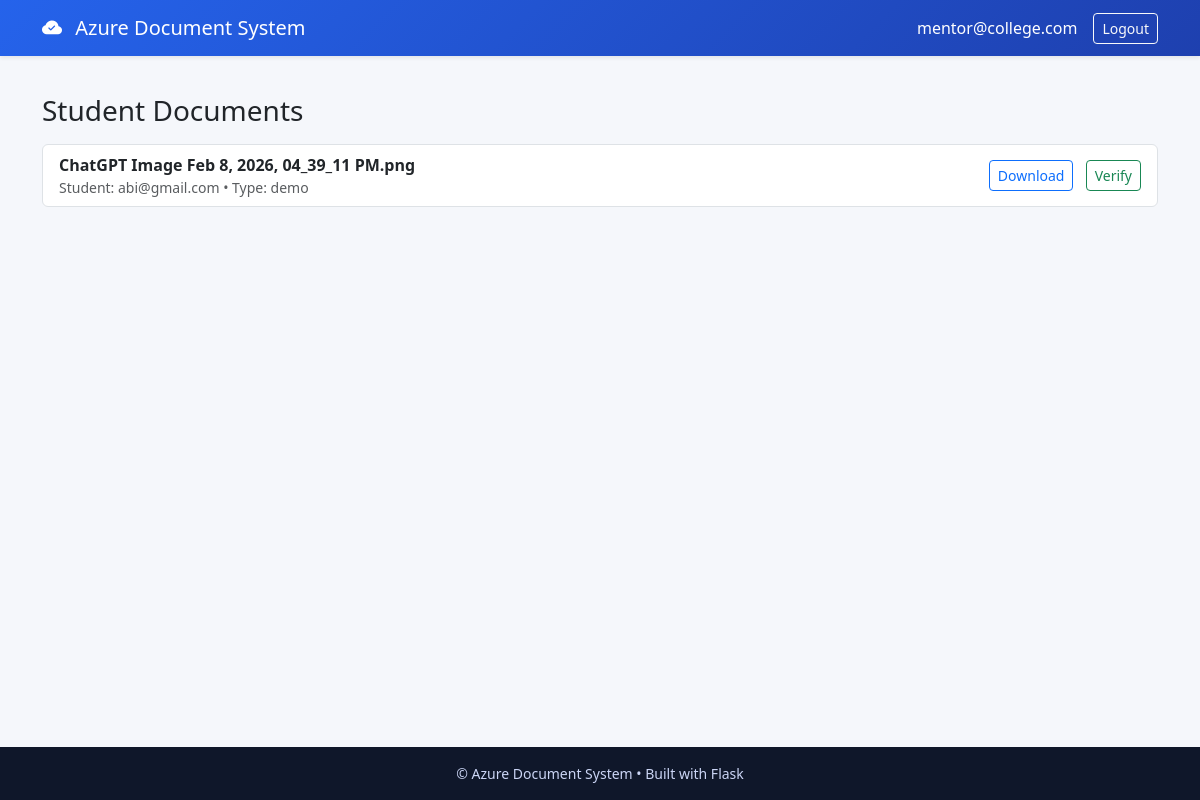
Screenshot of /staff/manage_documents (signed in) with the database file from the repository.
### tables this page shows
CREATE TABLE documents (id INTEGER PRIMARY KEY AUTOINCREMENT, student_email TEXT, filename TEXT, cert_type TEXT, uploaded_at TIMESTAMP DEFAULT CURRENT_TIMESTAMP);

### app.py (the view)
@app.route('/staff/manage_documents')
def staff_manage_documents():
    if session.get('role') != 'staff':
        return redirect('/login')
    db = get_db()
    mentor = session.get('email')
    docs = db.execute('''
        SELECT d.id, d.student_email, d.filename, d.cert_type, d.uploaded_at
        FROM documents d
        JOIN students s ON s.email = d.student_email
        WHERE s.mentor_email = ?
        ORDER BY d.uploaded_at DESC
    ''', (mentor,)).fetchall()
    return render_template('staff/manage_documents.html', docs=docs)

### app.py (called while the page is built)
def get_db():
    return sqlite3.connect("auth.db")

@app.context_processor
def inject_helpers():
    return {"get_staff_list": get_staff_list, "get_students_list": get_students_list}

@app.after_request
def add_no_cache_headers(response):
    try:
        ctype = response.headers.get('Content-Type', '')
        if ctype and ctype.split(';')[0].strip() == 'text/html':
            response.headers['Cache-Control'] = 'no-store, no-cache, must-revalidate, max-age=0'
            response.headers['Pragma'] = 'no-cache'
            response.headers['Expires'] = '0'
    except Exception:
        pass
    return response

### templates/staff/manage_documents.html (shortened to what this page needs)
{% extends "base.html" %}
{% block content %}
  <h3 class="mb-3">Student Documents</h3>
  {% if docs and docs|length > 0 %}
    <div class="list-group">
      {% for d in docs %}
        <div class="list-group-item d-flex justify-content-between align-items-center">
          <div>
            <div class="fw-semibold">{{ d[2] }}</div>
            <div class="text-muted small">Student: {{ d[1] }} • Type: {{ d[3] }}</div>
          </div>
          <div>
            <a href="#" class="btn btn-outline-primary btn-sm">Download</a>
            <a href="#" class="btn btn-outline-success btn-sm ms-2">Verify</a>
          </div>
        </div>
      {% endfor %}
    </div>
  {% else %}
    <div class="alert alert-info">No documents uploaded by your students yet.</div>
  {% endif %}
{% endblock %}

### templates/base.html (style rules this page uses)
body { background: #f5f7fb; font-family: "Segoe UI", system-ui, sans-serif; padding-top:70px; min-height:100vh; display:flex; flex-direction:column }

### rows the page displays
documents: filename "ChatGPT Image Feb 8, 2026, 04_39_11 PM.png", student_email "abi@gmail.com", cert_type "demo"

### other values shown
{{ session.get('email') }} "mentor@college.com"
{{ config.get('APP_NAME', 'Azure Document System') }} "Azure Document System"
